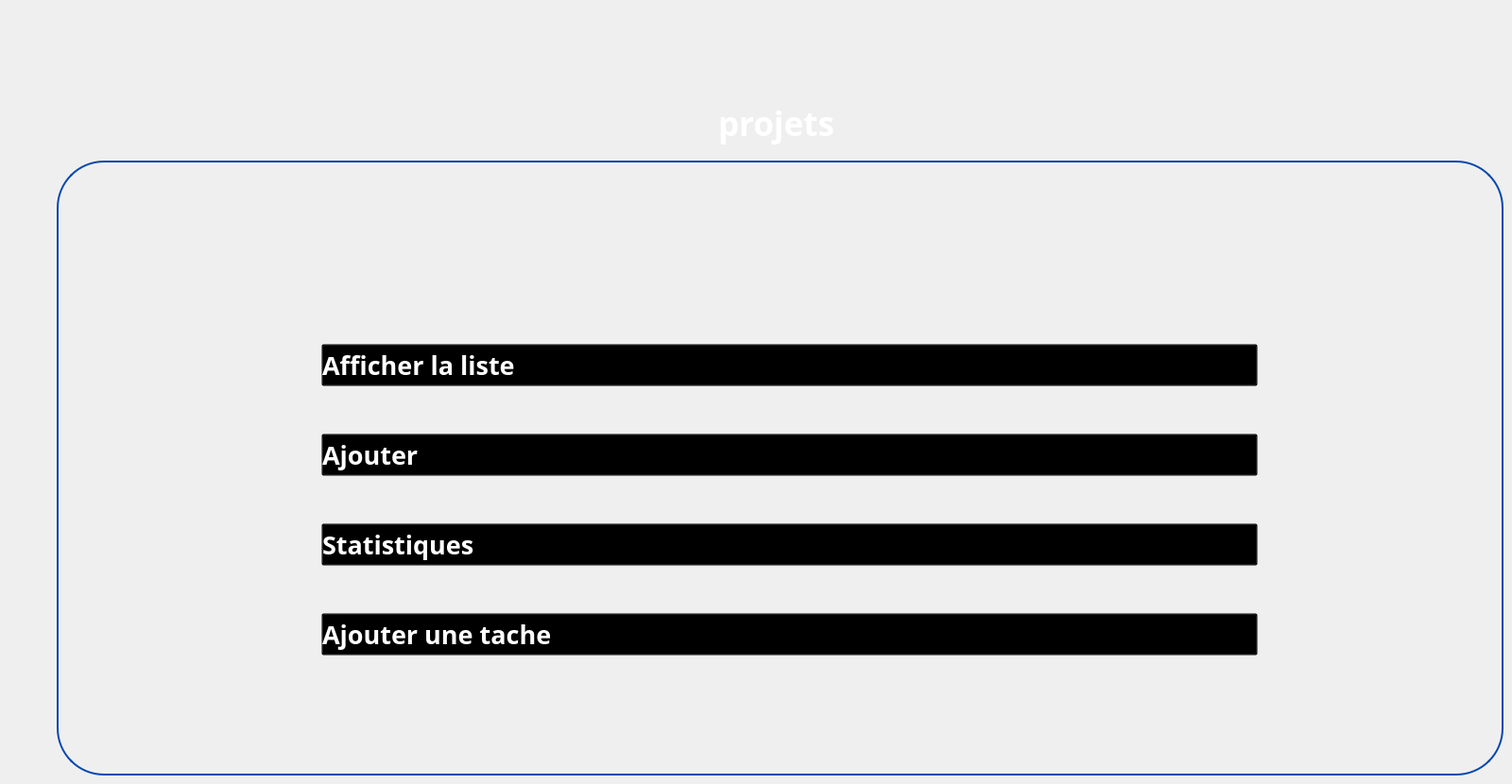
   <widget class="QWidget" name="projet">
    <widget class="QGroupBox" name="groupBox_48">
     <property name="geometry">
      <rect>
       <x>60</x>
       <y>170</y>
       <width>1531</width>
       <height>651</height>
      </rect>
     </property>
     <property name="styleSheet">
      <string notr="true">QGroupBox {
	border-radius:50px;
    border: 2px solid #0447AF; /* Red border */
}
</string>
     </property>
     <property name="title">
      <string/>
     </property>
     <widget class="QLabel" name="label_158">
      <property name="geometry">
       <rect>
        <x>190</x>
        <y>30</y>
        <width>51</width>
        <height>51</height>
       </rect>
      </property>
      <property name="text">
       <string/>
      </property>
      <property name="pixmap">
       <pixmap>../../wetransfer_gestion-de-formations_2024-02-16_1550/icons/client.png</pixmap>
      </property>
      <property name="scaledContents">
       <bool>true</bool>
      </property>
     </widget>
     <widget class="QWidget" name="horizontalLayoutWidget_23">
      <property name="geometry">
       <rect>
        <x>280</x>
        <y>150</y>
        <width>991</width>
        <height>421</height>
       </rect>
      </property>
      <layout class="QVBoxLayout" name="verticalLayout_2">
       <item>
        <widget class="QPushButton" name="pushButton_147">
         <property name="font">
          <font>
           <family>Gill Sans MT</family>
           <pointsize>20</pointsize>
           <weight>75</weight>
           <bold>true</bold>
          </font>
         </property>
         <property name="styleSheet">
          <string notr="true">QPushButton:hover {
    color: blue;
    background: transparent;
}

QPushButton {
    text-align: left;
    background: transparent;
    color: rgb(255,255,255);
}
</string>
         </property>
         <property name="text">
          <string>Afficher la liste</string>
         </property>
         <property name="icon">
          <iconset>
           <normaloff>../../wetransfer_icons_2024-02-06_1419/icons/liste-de-controle.png</normaloff>../../wetransfer_icons_2024-02-06_1419/icons/liste-de-controle.png</iconset>
         </property>
         <property name="iconSize">
          <size>
           <width>50</width>
           <height>46</height>
          </size>
         </property>
        </widget>
       </item>
       <item>
        <widget class="QPushButton" name="pushButton_148">
         <property name="font">
          <font>
           <family>Gill Sans MT</family>
           <pointsize>20</pointsize>
           <weight>75</weight>
           <bold>true</bold>
          </font>
         </property>
         <property name="styleSheet">
          <string notr="true">QPushButton:hover {
    color: blue;
    background: transparent;
}

QPushButton {
    text-align: left;
    background: transparent;
    color: rgb(255,255,255);
}
</string>
         </property>
         <property name="text">
          <string>Ajouter </string>
         </property>
         <property name="icon">
          <iconset>
           <normaloff>../../wetransfer_icons_2024-02-06_1419/icons/image (3).png</normaloff>../../wetransfer_icons_2024-02-06_1419/icons/image (3).png</iconset>
         </property>
         <property name="iconSize">
          <size>
           <width>50</width>
           <height>46</height>
          </size>
         </property>
        </widget>
       </item>
       <item>
        <widget class="QPushButton" name="pushButton_149">
         <property name="font">
          <font>
           <family>Gill Sans MT</family>
           <pointsize>20</pointsize>
           <weight>75</weight>
           <bold>true</bold>
          </font>
         </property>
         <property name="styleSheet">
          <string notr="true">QPushButton:hover {
    color: blue;
    background: transparent;
}

QPushButton {
    text-align: left;
    background: transparent;
    color: rgb(255,255,255);
}

</string>
         </property>
         <property name="text">
          <string>Statistiques</string>
         </property>
         <property name="icon">
          <iconset>
           <normaloff>../../wetransfer_icons_2024-02-06_1419/icons/image (2).png</normaloff>../../wetransfer_icons_2024-02-06_1419/icons/image (2).png</iconset>
         </property>
         <property name="iconSize">
          <size>
           <width>50</width>
           <height>46</height>
          </size>
         </property>
        </widget>
       </item>
       <item>
        <widget class="QPushButton" name="pushButton_168">
         <property name="font">
          <font>
           <family>Gill Sans MT</family>
           <pointsize>20</pointsize>
           <weight>75</weight>
           <bold>true</bold>
          </font>
         </property>
         <property name="styleSheet">
          <string notr="true">QPushButton:hover {
    color: blue;
    background: transparent;
}

QPushButton {
    text-align: left;
    background: transparent;
    color: rgb(255,255,255);
}
</string>
         </property>
         <property name="text">
          <string>Ajouter une tache</string>
         </property>
         <property name="icon">
          <iconset>
           <normaloff>../../wetransfer_icons_2024-02-06_1419/icons/liste-de-controle.png</normaloff>../../wetransfer_icons_2024-02-06_1419/icons/liste-de-controle.png</iconset>
         </property>
         <property name="iconSize">
          <size>
           <width>50</width>
           <height>46</height>
          </size>
         </property>
        </widget>
       </item>
      </layout>
     </widget>
    </widget>
    <widget class="QLabel" name="label_28">
     <property name="geometry">
      <rect>
       <x>370</x>
       <y>0</y>
       <width>181</width>
       <height>161</height>
      </rect>
     </property>
     <property name="styleSheet">
      <string notr="true">background:transparent;</string>
     </property>
     <property name="text">
      <string/>
     </property>
     <property name="pixmap">
      <pixmap>:/Downloads/wetransfer_icons_2024-02-06_1419/icons/project-management (1).png</pixmap>
     </property>
     <property name="scaledContents">
      <bool>true</bool>
     </property>
    </widget>
    <widget class="QLabel" name="label_59">
     <property name="geometry">
      <rect>
       <x>760</x>
       <y>100</y>
       <width>141</width>
       <height>61</height>
      </rect>
     </property>
     <property name="font">
      <font>
       <family>Plus Jakarta Sans</family>
       <pointsize>26</pointsize>
       <weight>75</weight>
       <bold>true</bold>
      </font>
     </property>
     <property name="styleSheet">
      <string notr="true">color:white;
    background: transparent;
</string>
     </property>
     <property name="text">
      <string>projets</string>
     </property>
    </widget>
   </widget>
